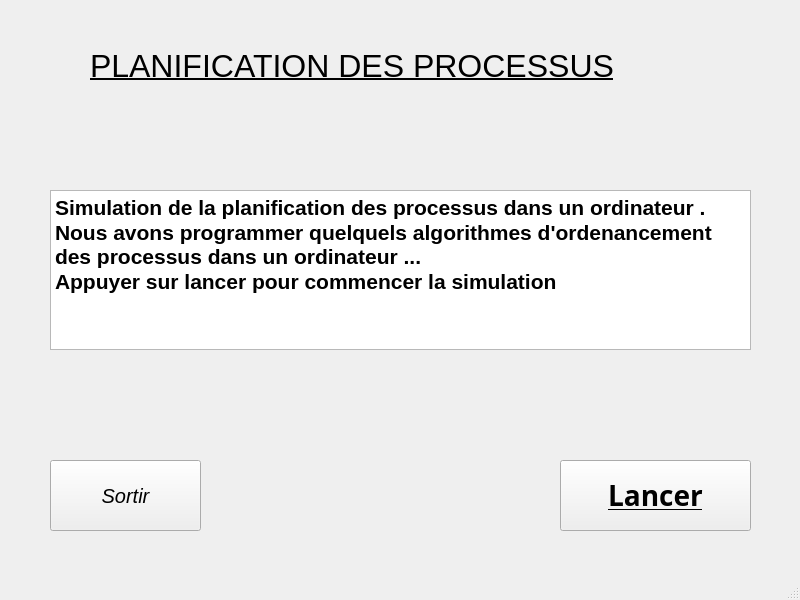
<?xml version="1.0" encoding="UTF-8"?>
<ui version="4.0">
 <class>MainWindow</class>
 <widget class="QMainWindow" name="MainWindow">
  <property name="geometry">
   <rect>
    <x>0</x>
    <y>0</y>
    <width>800</width>
    <height>600</height>
   </rect>
  </property>
  <property name="minimumSize">
   <size>
    <width>800</width>
    <height>600</height>
   </size>
  </property>
  <property name="maximumSize">
   <size>
    <width>800</width>
    <height>600</height>
   </size>
  </property>
  <property name="windowTitle">
   <string>Planification des processus</string>
  </property>
  <property name="windowIcon">
   <iconset theme="QIcon::ThemeIcon::MediaPlaylistShuffle"/>
  </property>
  <widget class="QWidget" name="centralwidget">
   <widget class="QStackedWidget" name="stackedWidget">
    <property name="geometry">
     <rect>
      <x>0</x>
      <y>-20</y>
      <width>800</width>
      <height>600</height>
     </rect>
    </property>
    <property name="minimumSize">
     <size>
      <width>800</width>
      <height>600</height>
     </size>
    </property>
    <property name="maximumSize">
     <size>
      <width>800</width>
      <height>600</height>
     </size>
    </property>
    <widget class="QWidget" name="Acceuil">
     <property name="minimumSize">
      <size>
       <width>800</width>
       <height>600</height>
      </size>
     </property>
     <property name="maximumSize">
      <size>
       <width>800</width>
       <height>600</height>
      </size>
     </property>
     <property name="autoFillBackground">
      <bool>true</bool>
     </property>
     <widget class="QLabel" name="label">
      <property name="geometry">
       <rect>
        <x>90</x>
        <y>60</y>
        <width>621</width>
        <height>51</height>
       </rect>
      </property>
      <property name="font">
       <font>
        <pointsize>24</pointsize>
        <underline>true</underline>
        <fontweight>ExtraBold</fontweight>
       </font>
      </property>
      <property name="text">
       <string>PLANIFICATION DES PROCESSUS</string>
      </property>
     </widget>
     <widget class="QTextBrowser" name="textBrowser">
      <property name="geometry">
       <rect>
        <x>50</x>
        <y>210</y>
        <width>701</width>
        <height>160</height>
       </rect>
      </property>
      <property name="minimumSize">
       <size>
        <width>701</width>
        <height>160</height>
       </size>
      </property>
      <property name="maximumSize">
       <size>
        <width>701</width>
        <height>160</height>
       </size>
      </property>
      <property name="html">
       <string>&lt;!DOCTYPE HTML PUBLIC &quot;-//W3C//DTD HTML 4.0//EN&quot; &quot;http://www.w3.org/TR/REC-html40/strict.dtd&quot;&gt;
&lt;html&gt;&lt;head&gt;&lt;meta name=&quot;qrichtext&quot; content=&quot;1&quot; /&gt;&lt;meta charset=&quot;utf-8&quot; /&gt;&lt;style type=&quot;text/css&quot;&gt;
p, li { white-space: pre-wrap; }
hr { height: 1px; border-width: 0; }
li.unchecked::marker { content: &quot;\2610&quot;; }
li.checked::marker { content: &quot;\2612&quot;; }
&lt;/style&gt;&lt;/head&gt;&lt;body style=&quot; font-family:'Segoe UI'; font-size:9pt; font-weight:400; font-style:normal;&quot;&gt;
&lt;p style=&quot; margin-top:0px; margin-bottom:0px; margin-left:0px; margin-right:0px; -qt-block-indent:0; text-indent:0px;&quot;&gt;&lt;span style=&quot; font-size:16pt; font-weight:700;&quot;&gt;Simulation de la planification des processus dans un ordinateur . &lt;/span&gt;&lt;/p&gt;
&lt;p style=&quot; margin-top:0px; margin-bottom:0px; margin-left:0px; margin-right:0px; -qt-block-indent:0; text-indent:0px;&quot;&gt;&lt;span style=&quot; font-size:16pt; font-weight:700;&quot;&gt;Nous avons programmer quelquels algorithmes d'ordenancement des processus dans un ordinateur ... &lt;/span&gt;&lt;/p&gt;
&lt;p style=&quot; margin-top:0px; margin-bottom:0px; margin-left:0px; margin-right:0px; -qt-block-indent:0; text-indent:0px;&quot;&gt;&lt;span style=&quot; font-size:16pt; font-weight:700;&quot;&gt;Appuyer sur lancer pour commencer la simulation&lt;/span&gt;&lt;/p&gt;&lt;/body&gt;&lt;/html&gt;</string>
      </property>
     </widget>
     <widget class="QPushButton" name="Sortir">
      <property name="geometry">
       <rect>
        <x>50</x>
        <y>480</y>
        <width>151</width>
        <height>71</height>
       </rect>
      </property>
      <property name="font">
       <font>
        <pointsize>15</pointsize>
        <italic>true</italic>
       </font>
      </property>
      <property name="text">
       <string>Sortir</string>
      </property>
      <property name="icon">
       <iconset theme="QIcon::ThemeIcon::ApplicationExit"/>
      </property>
     </widget>
     <widget class="QPushButton" name="Lancer">
      <property name="geometry">
       <rect>
        <x>560</x>
        <y>480</y>
        <width>191</width>
        <height>71</height>
       </rect>
      </property>
      <property name="font">
       <font>
        <family>Arial Black</family>
        <pointsize>21</pointsize>
        <italic>false</italic>
        <bold>true</bold>
        <underline>true</underline>
       </font>
      </property>
      <property name="text">
       <string>Lancer</string>
      </property>
      <property name="icon">
       <iconset theme="QIcon::ThemeIcon::SyncSynchronizing"/>
      </property>
     </widget>
    </widget>
    <widget class="QWidget" name="page2">
     <widget class="QPushButton" name="retour3">
      <property name="geometry">
       <rect>
        <x>300</x>
        <y>520</y>
        <width>141</width>
        <height>41</height>
       </rect>
      </property>
      <property name="font">
       <font>
        <pointsize>14</pointsize>
        <italic>true</italic>
        <bold>true</bold>
       </font>
      </property>
      <property name="text">
       <string>&lt;- RETOUR</string>
      </property>
     </widget>
     <widget class="QWidget" name="widget" native="true">
      <property name="geometry">
       <rect>
        <x>20</x>
        <y>280</y>
        <width>761</width>
        <height>91</height>
       </rect>
      </property>
      <widget class="QPushButton" name="FCFS_button">
       <property name="geometry">
        <rect>
         <x>30</x>
         <y>20</y>
         <width>111</width>
         <height>51</height>
        </rect>
       </property>
       <property name="text">
        <string>FCFS</string>
       </property>
      </widget>
      <widget class="QPushButton" name="SJF_button">
       <property name="geometry">
        <rect>
         <x>180</x>
         <y>20</y>
         <width>111</width>
         <height>51</height>
        </rect>
       </property>
       <property name="text">
        <string>SJF</string>
       </property>
      </widget>
      <widget class="QPushButton" name="RR_button">
       <property name="geometry">
        <rect>
         <x>330</x>
         <y>20</y>
         <width>111</width>
         <height>51</height>
        </rect>
       </property>
       <property name="text">
        <string>Round Robin</string>
       </property>
      </widget>
      <widget class="QPushButton" name="SRTF_button">
       <property name="geometry">
        <rect>
         <x>480</x>
         <y>20</y>
         <width>111</width>
         <height>51</height>
        </rect>
       </property>
       <property name="text">
        <string>SRTF</string>
       </property>
      </widget>
      <widget class="QPushButton" name="RRP_button">
       <property name="geometry">
        <rect>
         <x>620</x>
         <y>20</y>
         <width>121</width>
         <height>51</height>
        </rect>
       </property>
       <property name="text">
        <string>Round Robin v2</string>
       </property>
      </widget>
     </widget>
     <widget class="QTextBrowser" name="textBrowser_2">
      <property name="geometry">
       <rect>
        <x>70</x>
        <y>170</y>
        <width>641</width>
        <height>91</height>
       </rect>
      </property>
      <property name="html">
       <string>&lt;!DOCTYPE HTML PUBLIC &quot;-//W3C//DTD HTML 4.0//EN&quot; &quot;http://www.w3.org/TR/REC-html40/strict.dtd&quot;&gt;
&lt;html&gt;&lt;head&gt;&lt;meta name=&quot;qrichtext&quot; content=&quot;1&quot; /&gt;&lt;meta charset=&quot;utf-8&quot; /&gt;&lt;style type=&quot;text/css&quot;&gt;
p, li { white-space: pre-wrap; }
hr { height: 1px; border-width: 0; }
li.unchecked::marker { content: &quot;\2610&quot;; }
li.checked::marker { content: &quot;\2612&quot;; }
&lt;/style&gt;&lt;/head&gt;&lt;body style=&quot; font-family:'Segoe UI'; font-size:9pt; font-weight:400; font-style:normal;&quot;&gt;
&lt;p style=&quot; margin-top:0px; margin-bottom:0px; margin-left:0px; margin-right:0px; -qt-block-indent:0; text-indent:0px;&quot;&gt;&lt;span style=&quot; font-size:18pt; font-style:italic;&quot;&gt;Pour les processus précedents choisissez suivant quel algorithme ils seront exécutés.&lt;/span&gt;&lt;/p&gt;&lt;/body&gt;&lt;/html&gt;</string>
      </property>
     </widget>
     <widget class="QLabel" name="label_4">
      <property name="geometry">
       <rect>
        <x>80</x>
        <y>30</y>
        <width>621</width>
        <height>51</height>
       </rect>
      </property>
      <property name="font">
       <font>
        <pointsize>24</pointsize>
        <underline>true</underline>
        <fontweight>ExtraBold</fontweight>
       </font>
      </property>
      <property name="text">
       <string>PLANIFICATION DES PROCESSUS</string>
      </property>
     </widget>
    </widget>
    <widget class="QWidget" name="page1">
     <widget class="QPushButton" name="retour2">
      <property name="geometry">
       <rect>
        <x>322</x>
        <y>528</y>
        <width>141</width>
        <height>41</height>
       </rect>
      </property>
      <property name="font">
       <font>
        <pointsize>14</pointsize>
        <italic>true</italic>
        <bold>true</bold>
       </font>
      </property>
      <property name="text">
       <string>&lt;- RETOUR</string>
      </property>
     </widget>
     <widget class="QPushButton" name="lancerUnAlgo">
      <property name="geometry">
       <rect>
        <x>40</x>
        <y>480</y>
        <width>191</width>
        <height>51</height>
       </rect>
      </property>
      <property name="font">
       <font>
        <pointsize>10</pointsize>
        <bold>true</bold>
        <underline>true</underline>
       </font>
      </property>
      <property name="text">
       <string>Simuler un algorithme</string>
      </property>
     </widget>
     <widget class="QPushButton" name="comparerLesAlgo">
      <property name="geometry">
       <rect>
        <x>530</x>
        <y>480</y>
        <width>231</width>
        <height>51</height>
       </rect>
      </property>
      <property name="font">
       <font>
        <pointsize>11</pointsize>
        <bold>true</bold>
        <underline>true</underline>
       </font>
      </property>
      <property name="text">
       <string>Comparer les algorithmes</string>
      </property>
     </widget>
     <widget class="QLabel" name="label_2">
      <property name="geometry">
       <rect>
        <x>100</x>
        <y>30</y>
        <width>621</width>
        <height>51</height>
       </rect>
      </property>
      <property name="font">
       <font>
        <pointsize>24</pointsize>
        <underline>true</underline>
        <fontweight>ExtraBold</fontweight>
       </font>
      </property>
      <property name="text">
       <string>PLANIFICATION DES PROCESSUS</string>
      </property>
     </widget>
     <widget class="QLabel" name="label_3">
      <property name="geometry">
       <rect>
        <x>100</x>
        <y>80</y>
        <width>621</width>
        <height>51</height>
       </rect>
      </property>
      <property name="font">
       <font>
        <pointsize>17</pointsize>
        <underline>true</underline>
        <fontweight>ExtraBold</fontweight>
       </font>
      </property>
      <property name="text">
       <string>Liste des processus générer aléatoirement</string>
      </property>
      <property name="alignment">
       <set>Qt::AlignmentFlag::AlignCenter</set>
      </property>
     </widget>
     <widget class="QTableWidget" name="tableProcessGenerer">
      <property name="geometry">
       <rect>
        <x>40</x>
        <y>130</y>
        <width>731</width>
        <height>341</height>
       </rect>
      </property>
      <property name="font">
       <font>
        <bold>true</bold>
       </font>
      </property>
      <property name="tabKeyNavigation">
       <bool>false</bool>
      </property>
      <attribute name="horizontalHeaderDefaultSectionSize">
       <number>81</number>
      </attribute>
      <attribute name="verticalHeaderVisible">
       <bool>false</bool>
      </attribute>
      <column>
       <property name="text">
        <string>Id</string>
       </property>
       <property name="font">
        <font>
         <pointsize>7</pointsize>
         <bold>true</bold>
         <underline>true</underline>
        </font>
       </property>
      </column>
      <column>
       <property name="text">
        <string>Execution</string>
       </property>
       <property name="font">
        <font>
         <pointsize>6</pointsize>
         <bold>true</bold>
         <underline>true</underline>
        </font>
       </property>
      </column>
      <column>
       <property name="text">
        <string>Attente</string>
       </property>
       <property name="font">
        <font>
         <pointsize>6</pointsize>
         <bold>true</bold>
         <underline>true</underline>
        </font>
       </property>
      </column>
      <column>
       <property name="text">
        <string>Fin</string>
       </property>
       <property name="font">
        <font>
         <bold>true</bold>
         <underline>true</underline>
        </font>
       </property>
      </column>
      <column>
       <property name="text">
        <string>Arrivée</string>
       </property>
       <property name="font">
        <font>
         <pointsize>6</pointsize>
         <bold>true</bold>
         <underline>true</underline>
        </font>
       </property>
      </column>
      <column>
       <property name="text">
        <string>Début</string>
       </property>
       <property name="font">
        <font>
         <pointsize>6</pointsize>
         <bold>true</bold>
         <underline>true</underline>
        </font>
       </property>
      </column>
      <column>
       <property name="text">
        <string>Séjour</string>
       </property>
       <property name="font">
        <font>
         <pointsize>6</pointsize>
         <bold>true</bold>
         <underline>true</underline>
        </font>
       </property>
      </column>
      <column>
       <property name="text">
        <string>Restant</string>
       </property>
       <property name="font">
        <font>
         <pointsize>7</pointsize>
         <bold>true</bold>
         <underline>true</underline>
        </font>
       </property>
      </column>
      <column>
       <property name="text">
        <string>Priorité</string>
       </property>
       <property name="font">
        <font>
         <pointsize>6</pointsize>
         <bold>true</bold>
         <underline>true</underline>
        </font>
       </property>
      </column>
     </widget>
     <widget class="QPushButton" name="actualiser">
      <property name="geometry">
       <rect>
        <x>710</x>
        <y>90</y>
        <width>51</width>
        <height>31</height>
       </rect>
      </property>
      <property name="font">
       <font>
        <pointsize>14</pointsize>
        <italic>true</italic>
        <bold>true</bold>
       </font>
      </property>
      <property name="text">
       <string/>
      </property>
      <property name="icon">
       <iconset theme="QIcon::ThemeIcon::ViewRefresh"/>
      </property>
     </widget>
    </widget>
    <widget class="QWidget" name="page4">
     <widget class="QLabel" name="label_6">
      <property name="geometry">
       <rect>
        <x>90</x>
        <y>30</y>
        <width>621</width>
        <height>51</height>
       </rect>
      </property>
      <property name="font">
       <font>
        <pointsize>24</pointsize>
        <underline>true</underline>
        <fontweight>ExtraBold</fontweight>
       </font>
      </property>
      <property name="text">
       <string>PLANIFICATION DES PROCESSUS</string>
      </property>
     </widget>
     <widget class="QTextEdit" name="diagrammeDeGanttFcfs_2">
      <property name="geometry">
       <rect>
        <x>40</x>
        <y>80</y>
        <width>731</width>
        <height>81</height>
       </rect>
      </property>
     </widget>
     <widget class="QTextEdit" name="diagrammeDeGanttSJF_2">
      <property name="geometry">
       <rect>
        <x>40</x>
        <y>170</y>
        <width>731</width>
        <height>81</height>
       </rect>
      </property>
     </widget>
     <widget class="QTextEdit" name="diagrammeDeGanttRR_2">
      <property name="geometry">
       <rect>
        <x>40</x>
        <y>260</y>
        <width>731</width>
        <height>81</height>
       </rect>
      </property>
     </widget>
     <widget class="QTextEdit" name="diagrammeDeGanttSRT_2">
      <property name="geometry">
       <rect>
        <x>40</x>
        <y>350</y>
        <width>731</width>
        <height>81</height>
       </rect>
      </property>
     </widget>
     <widget class="QTextEdit" name="diagrammeDeGanttRRP_2">
      <property name="geometry">
       <rect>
        <x>40</x>
        <y>440</y>
        <width>731</width>
        <height>81</height>
       </rect>
      </property>
     </widget>
     <widget class="QPushButton" name="retour5">
      <property name="geometry">
       <rect>
        <x>320</x>
        <y>530</y>
        <width>131</width>
        <height>31</height>
       </rect>
      </property>
      <property name="font">
       <font>
        <pointsize>14</pointsize>
        <italic>true</italic>
        <bold>true</bold>
       </font>
      </property>
      <property name="text">
       <string>&lt;- RETOUR</string>
      </property>
     </widget>
    </widget>
    <widget class="QWidget" name="page3">
     <widget class="QLabel" name="label_5">
      <property name="geometry">
       <rect>
        <x>80</x>
        <y>30</y>
        <width>621</width>
        <height>51</height>
       </rect>
      </property>
      <property name="font">
       <font>
        <pointsize>24</pointsize>
        <underline>true</underline>
        <fontweight>ExtraBold</fontweight>
       </font>
      </property>
      <property name="text">
       <string>PLANIFICATION DES PROCESSUS</string>
      </property>
     </widget>
     <widget class="QPushButton" name="retour4">
      <property name="geometry">
       <rect>
        <x>310</x>
        <y>540</y>
        <width>131</width>
        <height>31</height>
       </rect>
      </property>
      <property name="font">
       <font>
        <pointsize>14</pointsize>
        <italic>true</italic>
        <bold>true</bold>
       </font>
      </property>
      <property name="text">
       <string>&lt;- RETOUR</string>
      </property>
     </widget>
     <widget class="QTableWidget" name="tableProcessEnd">
      <property name="geometry">
       <rect>
        <x>30</x>
        <y>90</y>
        <width>731</width>
        <height>291</height>
       </rect>
      </property>
      <property name="font">
       <font>
        <bold>true</bold>
       </font>
      </property>
      <property name="styleSheet">
       <string notr="true">td:{
	text-align: center;
}</string>
      </property>
      <property name="tabKeyNavigation">
       <bool>false</bool>
      </property>
      <attribute name="horizontalHeaderDefaultSectionSize">
       <number>81</number>
      </attribute>
      <attribute name="verticalHeaderVisible">
       <bool>false</bool>
      </attribute>
      <column>
       <property name="text">
        <string>Id</string>
       </property>
       <property name="font">
        <font>
         <pointsize>7</pointsize>
         <bold>true</bold>
         <underline>true</underline>
        </font>
       </property>
      </column>
      <column>
       <property name="text">
        <string>Execution</string>
       </property>
       <property name="font">
        <font>
         <pointsize>6</pointsize>
         <bold>true</bold>
         <underline>true</underline>
        </font>
       </property>
      </column>
      <column>
       <property name="text">
        <string>Attente</string>
       </property>
       <property name="font">
        <font>
         <pointsize>6</pointsize>
         <bold>true</bold>
         <underline>true</underline>
        </font>
       </property>
      </column>
      <column>
       <property name="text">
        <string>Fin</string>
       </property>
       <property name="font">
        <font>
         <bold>true</bold>
         <underline>true</underline>
        </font>
       </property>
      </column>
      <column>
       <property name="text">
        <string>Arrivée</string>
       </property>
       <property name="font">
        <font>
         <pointsize>6</pointsize>
         <bold>true</bold>
         <underline>true</underline>
        </font>
       </property>
      </column>
      <column>
       <property name="text">
        <string>Début</string>
       </property>
       <property name="font">
        <font>
         <pointsize>6</pointsize>
         <bold>true</bold>
         <underline>true</underline>
        </font>
       </property>
      </column>
      <column>
       <property name="text">
        <string>Séjour</string>
       </property>
       <property name="font">
        <font>
         <pointsize>6</pointsize>
         <bold>true</bold>
         <underline>true</underline>
        </font>
       </property>
      </column>
      <column>
       <property name="text">
        <string>Restant</string>
       </property>
       <property name="font">
        <font>
         <pointsize>7</pointsize>
         <bold>true</bold>
         <underline>true</underline>
        </font>
       </property>
      </column>
      <column>
       <property name="text">
        <string>Priorité</string>
       </property>
       <property name="font">
        <font>
         <pointsize>6</pointsize>
         <bold>true</bold>
         <underline>true</underline>
        </font>
       </property>
      </column>
     </widget>
     <widget class="QTextEdit" name="Temps">
      <property name="geometry">
       <rect>
        <x>30</x>
        <y>480</y>
        <width>731</width>
        <height>61</height>
       </rect>
      </property>
     </widget>
     <widget class="QTextEdit" name="diagrammeDeGanttFcfs">
      <property name="geometry">
       <rect>
        <x>30</x>
        <y>390</y>
        <width>731</width>
        <height>81</height>
       </rect>
      </property>
     </widget>
    </widget>
   </widget>
  </widget>
  <widget class="QMenuBar" name="menubar">
   <property name="geometry">
    <rect>
     <x>0</x>
     <y>0</y>
     <width>800</width>
     <height>25</height>
    </rect>
   </property>
  </widget>
  <widget class="QStatusBar" name="statusbar"/>
 </widget>
 <resources/>
 <connections/>
</ui>
